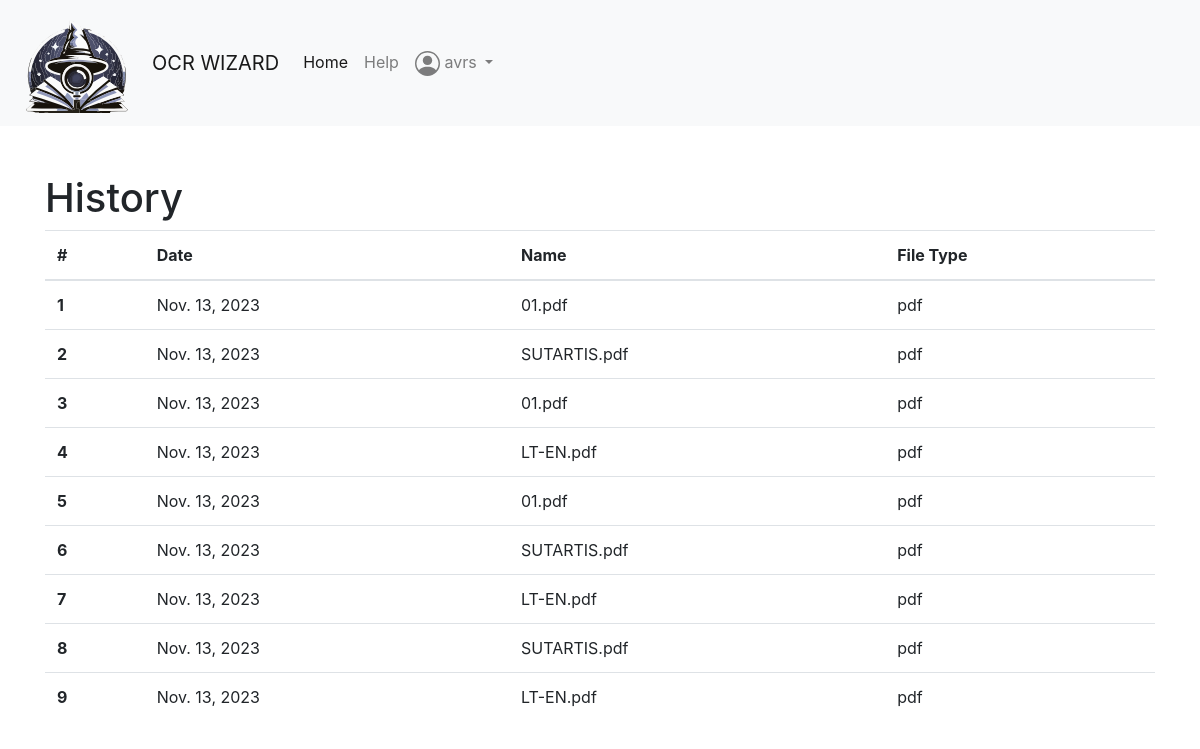
Before: /home/account/ (signed in) with the older database file.
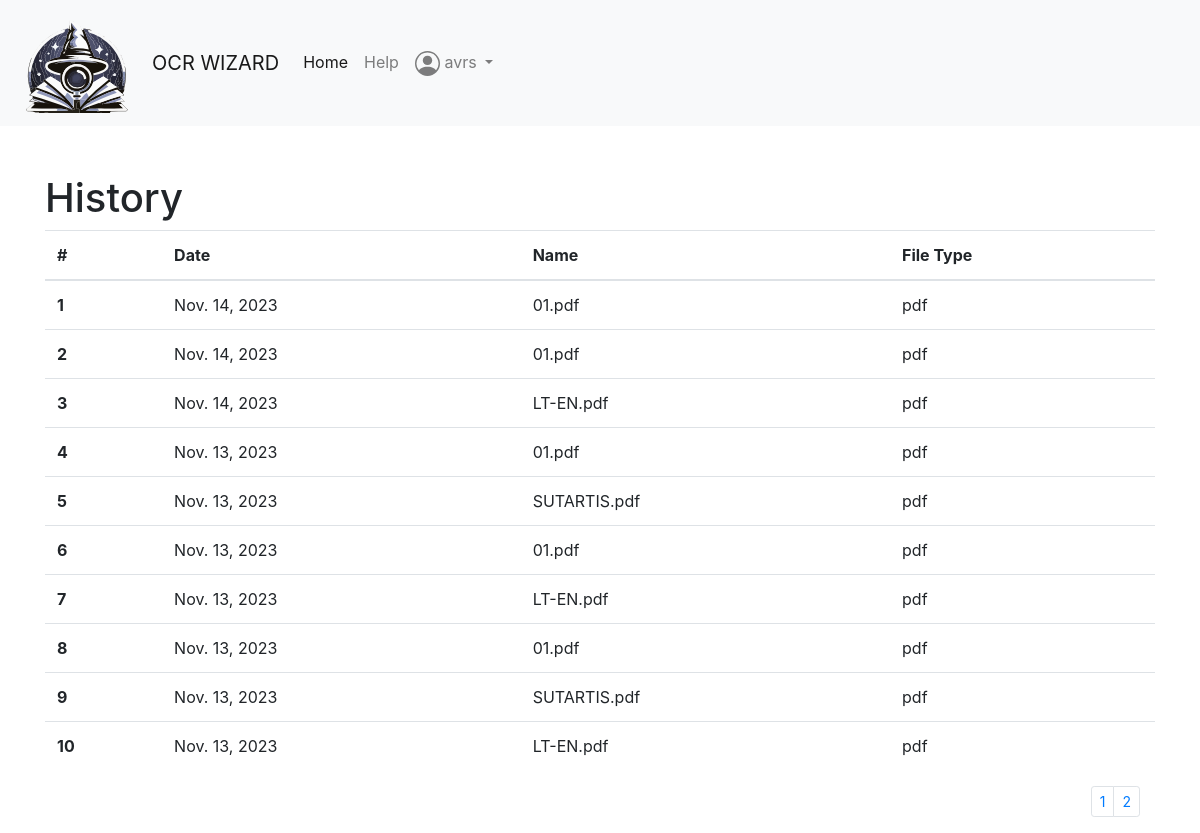
After: the same page with the newer database file.
### main/models.py (models this page shows, shortened)
class MetaData(models.Model):
    name = models.CharField(max_length=20, null=False)
    user = models.ForeignKey(User, on_delete=models.SET_NULL, null=True, blank=True)
    upload_at = models.DateField(null=True)
    file_type = models.CharField(max_length=6, null=True)

### main/views.py (the view)
# urls.py: path('account/', views.account_info, name='account_info'),
@login_required
def account_info(request):
    user_metadata = Paginator(MetaData.objects.filter(user=request.user).order_by('-upload_at'), 10)
    page_number = request.GET.get('page')
    paged_data = user_metadata.get_page(page_number)
    context = {'user_metadata': paged_data}
    return render(request, 'account_info.html', context)

### templates/account_info.html
{% extends "base.html" %}
{% block content %}
    <h1>History</h1>
    <table class="table">
      <thead>
        <tr>
          <th scope="col">#</th>
          <th scope="col">Date</th>
          <th scope="col">Name</th>
          <th scope="col">File Type</th>
        </tr>
      </thead>
      <tbody>
        {% for metadata in user_metadata %}
        <tr>
          <th scope="row">{{ forloop.counter }}</th>
          <td>{{ metadata.upload_at }}</td>
          <td>{{ metadata.name }}</td>
          <td>{{ metadata.file_type }}</td>
        </tr>
        {% empty %}
        <tr>
          <td colspan="5">No OCR works found.</td>
        </tr>
        {% endfor %}
      </tbody>
    </table>
    <div class="container pages">
    <nav aria-label="...">
        {% if user_metadata.has_other_pages %}
            <ul class="pagination pagination-sm justify-content-end">
                {% for i in user_metadata.paginator.page_range %}
                    {% if authors.number == i %}
                        <li class="page-item active">
                            <a class="page-link">{{ i }}</a>
                        </li>
                    {% else %}
                        <li class="page-item">
                            <a class="page-link" href="?page={{ i }}">{{ i }}</a>
                        </li>
                    {% endif %}
                {% endfor %}
            </ul>
        {% endif %}
    </nav>
</div>
{% endblock %}

Changed rows visible on the page:
no longer on this page (row unchanged): MetaData: upload_at "Nov. 13, 2023", name "SUTARTIS.pdf", file_type "pdf"
no longer on this page (row unchanged): MetaData: upload_at "Nov. 13, 2023", name "LT-EN.pdf", file_type "pdf"
added MetaData: upload_at "Nov. 14, 2023", name "01.pdf", file_type "pdf"
added MetaData: upload_at "Nov. 14, 2023", name "01.pdf", file_type "pdf"
added MetaData: upload_at "Nov. 14, 2023", name "LT-EN.pdf", file_type "pdf"
Other visible differences:
new list line: "1"
new list line: "2"
